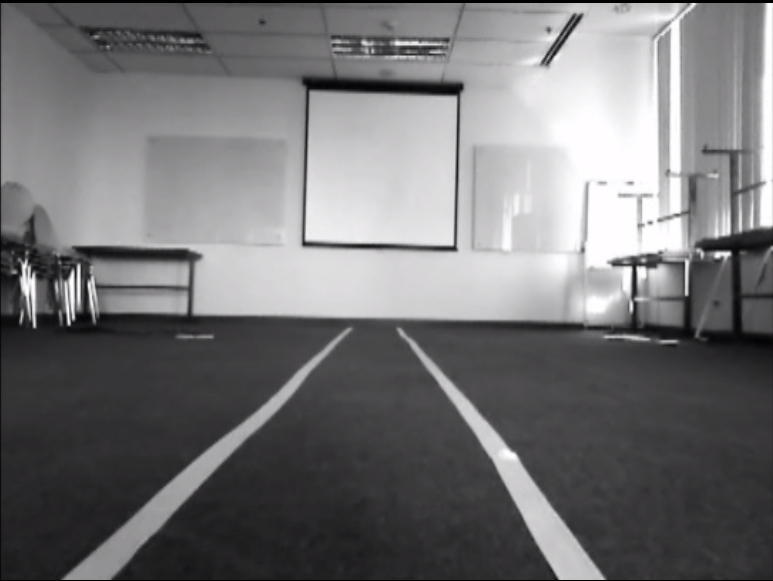
#> input picture image/lane1.png, 773 x 581 px
$ python Image_Process7_1.py
#> lines starting #> are read from the running program, lines starting #| are printed output that depends on the picture; after the words box and inside, x2 and y2 are one past the last pixel; in counts of white or black regions, pixels touching at a corner belong together
import numpy as np
import cv2
import matplotlib.pyplot as plt

img = cv2.imread('image/lane1.png', cv2.IMREAD_GRAYSCALE)
#> img: shape (581, 773); min 0, max 255, mean 115.8
img2 = cv2.imread('image/lane2.png', cv2.IMREAD_GRAYSCALE)
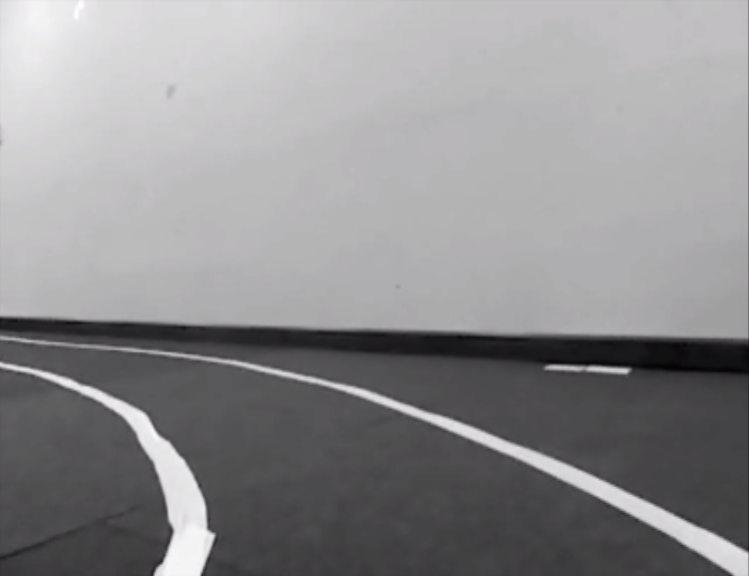
#> input picture image/lane2.png, 749 x 576 px
#> img2: shape (576, 749); min 3, max 254, mean 141.9
img = cv2.GaussianBlur(img, (5, 5), 0)
img2 = cv2.GaussianBlur(img2, (5, 5), 0)

#Detec bien
img = cv2.Canny(img, 30, 255)
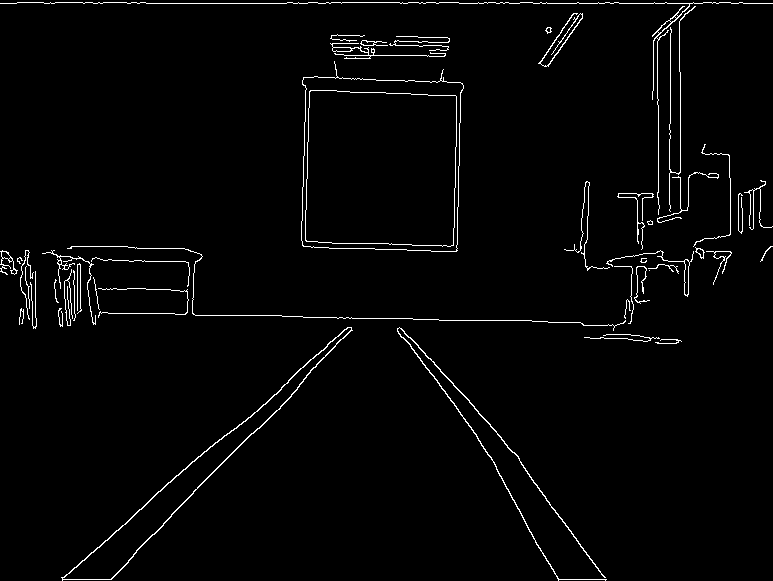
#> img: shape (581, 773); 2.1% white in thin lines or dots
img2 = cv2.Canny(img2, 30, 255)
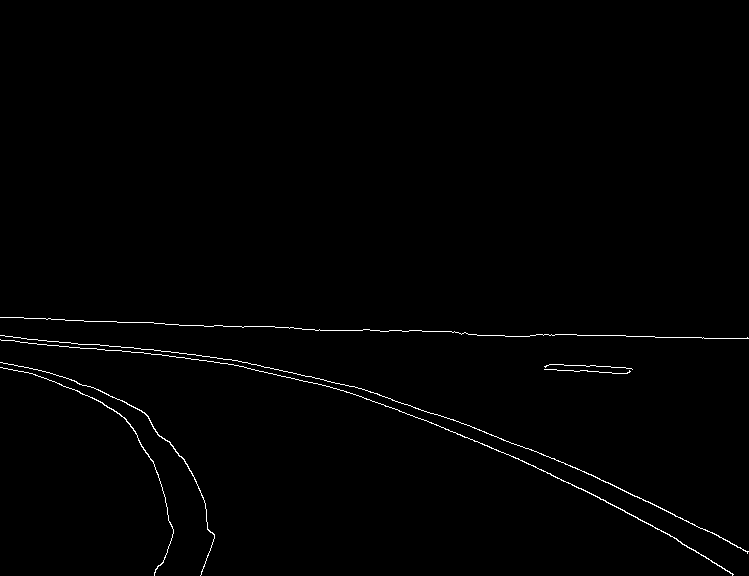
#> img2: shape (576, 749); 0.78% white in thin lines or dots, all inside (x1, y1, x2, y2) = (0, 317, 749, 576)

#Hough Lines
lines = cv2.HoughLinesP(img, 1, np.pi/180, 50)
#> lines = 227 rows, first 6: [146, 3, 286, 3], [342, 2, 399, 2], [78, 312, 78, 312], [465, 320, 521, 320], [93, 552, 138, 511], [209, 476, 251, 433]

N = lines.shape[0]
#> N = 227
for i in range(N):
    x1 = lines[i][0][0]
    y1 = lines[i][0][1]
    x2 = lines[i][0][2]
    y2 = lines[i][0][3]
    cv2.line(img,(x1,y1),(x2,y2),(255, 0, 0), 2)
#> this loop made 227 passes
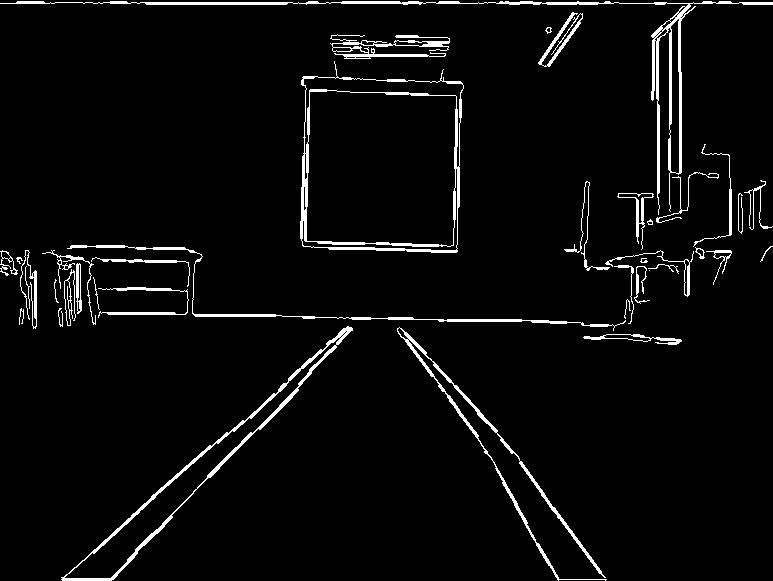
#> img: shape (581, 773); 4% white; 39 white regions (2 under 20 px), largest, box (x1, y1, x2, y2) and area: (0, 1, 773, 215) 3539, (300, 61, 464, 253) 2695, (61, 326, 353, 581) 2367


cv2.imshow('Image', img)
cv2.imshow('Image2', img2)
cv2.waitKey() == ord('q')
